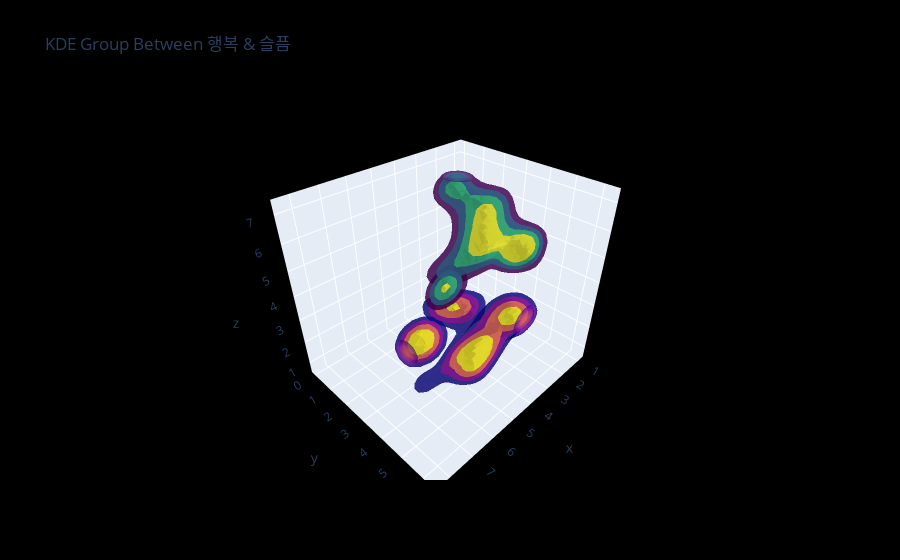

This figure's notebook cell:
### Code cell
data = pd.read_csv("./data/train.csv")
umap_3D.fit(cross_data)
draw_3D_KDE(data, "행복", "슬픔", cross_vec_diary, cross_vec_lyric)

### Figure 1 — Plotly figure (JSON) as saved in the notebook; plotly's stock layout.template omitted (floating-point values rounded to 4 significant figures; data arrays with more than 128 entries replaced by an {"elided": "..."} marker saying what was removed)
{"data": [{"colorscale": [[0, "#0d0887"], [0.1111, "#46039f"], [0.2222, "#7201a8"], [0.3333, "#9c179e"], [0.4444, "#bd3786"], [0.5556, "#d8576b"], [0.6667, "#ed7953"], [0.7778, "#fb9f3a"], [0.8889, "#fdca26"], [1, "#f0f921"]], "isomax": 0.01305, "isomin": 0.009378, "name": "행복", "opacity": 0.6, "showscale": false, "surface": {"count": 4}, "type": "isosurface", "value": {"elided": "42875 float values"}, "x": {"elided": "42875 float values"}, "y": {"elided": "42875 float values"}, "z": {"elided": "42875 float values"}}, {"colorscale": [[0, "#440154"], [0.1111, "#482878"], [0.2222, "#3e4989"], [0.3333, "#31688e"], [0.4444, "#26828e"], [0.5556, "#1f9e89"], [0.6667, "#35b779"], [0.7778, "#6ece58"], [0.8889, "#b5de2b"], [1, "#fde725"]], "isomax": 0.01944, "isomin": 0.01171, "name": "슬픔", "opacity": 0.6, "showscale": false, "surface": {"count": 4}, "type": "isosurface", "value": {"elided": "42875 float values"}, "x": {"elided": "42875 float values"}, "y": {"elided": "42875 float values"}, "z": {"elided": "42875 float values"}}], "layout": {"legend": {"orientation": "h", "x": 1, "xanchor": "right", "y": 1.02, "yanchor": "bottom"}, "paper_bgcolor": "black", "title": {"text": "KDE Group Between 행복 & 슬픔"}}}
